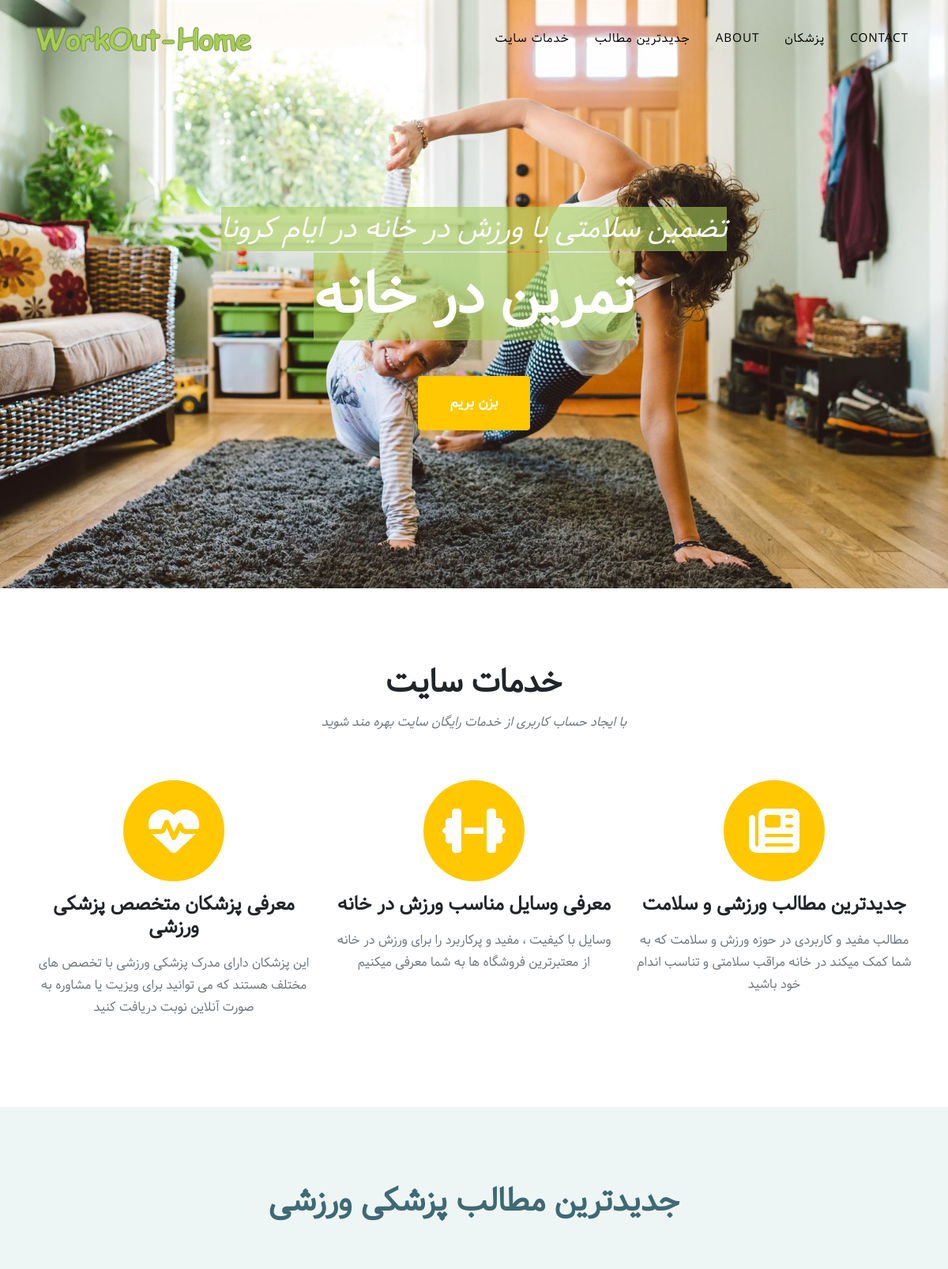
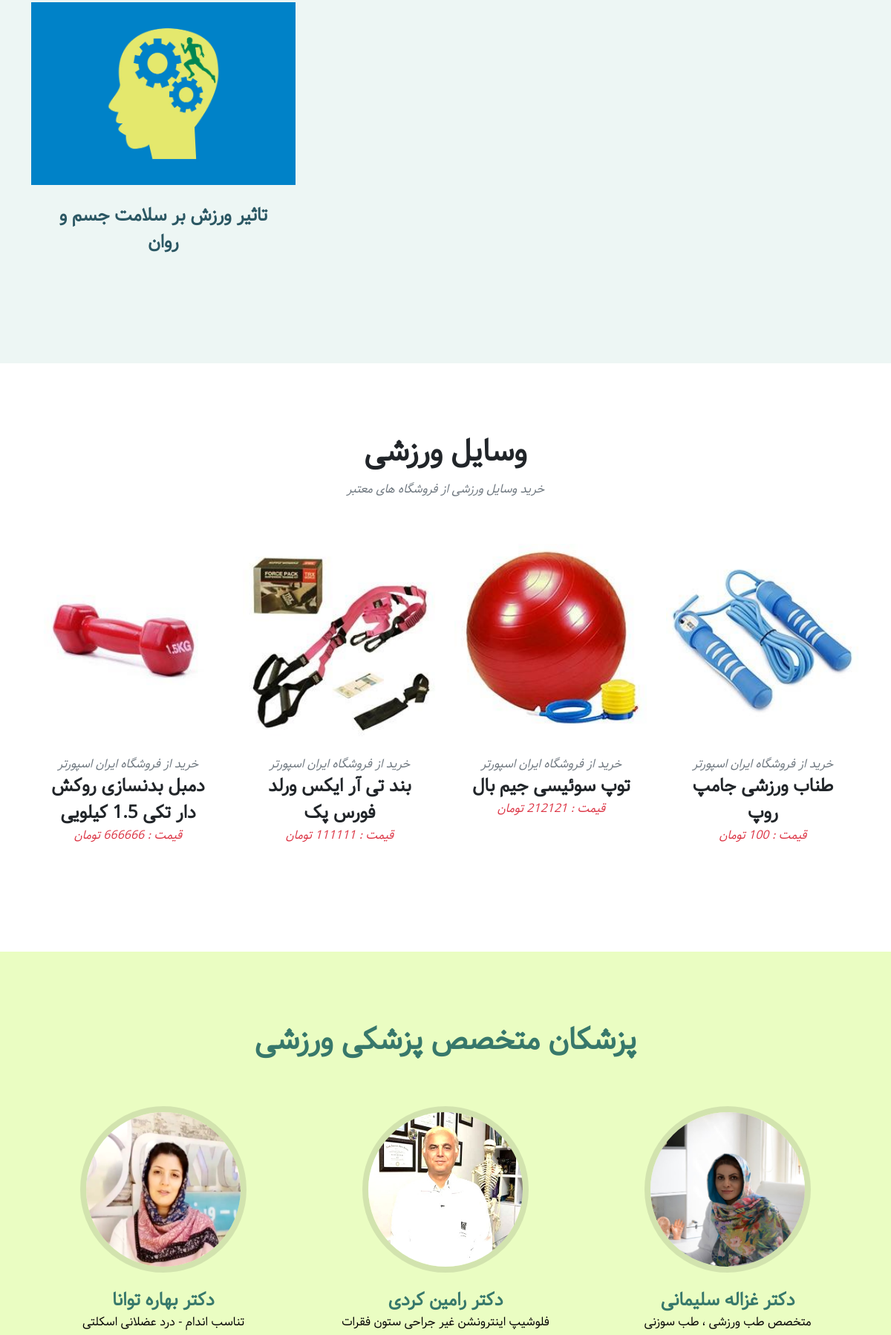
The page / (upper part) on the database its author committed (2 pictures, top to bottom).
### service/models.py (models this page shows, shortened)
class Service(models.Model):
    logo = models.CharField(max_length=200)
    title = models.CharField(max_length=200)
    descriptions = models.TextField(max_length=3000)
    created = models.DateTimeField(auto_now_add=True)
    updated = models.DateTimeField(auto_now=True)

### blog/models.py (models this page shows, shortened)
class Post(models.Model):
    category = models.ForeignKey(Category, on_delete=models.CASCADE)
    tag = models.ManyToManyField(Tag)
    title = models.CharField(max_length=500, unique=True)
    the_body = RichTextUploadingField(blank=True, null=True)
    release_datetime = models.DateTimeField(default=timezone.now)
    image_cover = models.ImageField(upload_to="blog/")
    the_url = models.SlugField(max_length=500 ,unique=True) #En {Ex: whats-is-django}

### equipment/models.py (models this page shows, shortened)
class Tool(models.Model):
    store = models.ForeignKey(Store, on_delete=models.CASCADE)
    category = models.ForeignKey(Category, on_delete=models.CASCADE)
    name = models.CharField(max_length=200)
    price = models.CharField(max_length=200)
    slug = models.SlugField(max_length=50,unique=True)
    descriptions = models.TextField(max_length=3000)
    the_link = models.URLField(null=True, blank=True, max_length=5000)
    pic = models.ImageField(null=True, blank=True, upload_to='equipments/')
    created = models.DateTimeField(auto_now_add=True)
    updated = models.DateTimeField(auto_now=True)

class Store(models.Model):
    name = models.CharField(max_length=200)
    func = models.CharField(max_length=200)
    def __str__(self):
        return self.name

### doctor/models.py (models this page shows, shortened)
class doctor(models.Model):
    name = models.CharField(max_length=200)
    title = models.CharField(max_length=200)
    the_link = models.URLField(null=True, blank=True)
    pic = models.ImageField(null=True, blank=True, upload_to='doctors/')
    created = models.DateTimeField(auto_now_add=True)
    updated = models.DateTimeField(auto_now=True)

### home/views.py (the view)
# urls.py: path('', views.home_view, name='home'),
def home(request):
    posts = Post.objects.all()
    services = Service.objects.all()
    doctors = doctor.objects.all()[::-1][:3]
    tools = Tool.objects.all()[::-1][:6]
    context = {
        'doctors' : doctors ,
        'tools' : tools ,
        'services' : services ,
        'posts':posts ,
    }
    return render(request, 'home/index.html', context)

### templates/home/index.html (shortened to what this page needs)
{% extends 'libs/base.html' %}
{% load static %}
{% block content %}
        {% include 'libs/navigation.html' %}
        <header class="masthead">
            <div class="container">
                <div class="masthead-subheading"> <span style="background-image:url('{% static "img/back-text-title.png" %}');" >تضمین سلامتی با ورزش در خانه در ایام کرونا</span> </div>
                <div class="masthead-heading text-uppercase"> <span style="background-image:url('{% static "img/back-text-title.png" %}');"> تمرین در خانه </span></div>
                <a class="btn btn-primary btn-xl text-uppercase" style="color:#fff;"  href="#services"> بزن بریم </a>
            </div>
        </header>
        <section class="page-section" id="services">
            <div class="container">
                <div class="text-center">
                    <h2 class="section-heading text-uppercase">خدمات سایت</h2>
                    <h3 class="section-subheading text-muted">با ایجاد حساب کاربری از خدمات رایگان سایت بهره مند شوید</h3>
                </div>
                <div class="row text-center">
                    {% for sv in services %}
                    <div class="col-md-4">
                        <span class="fa-stack fa-4x">
                            <i class="fas fa-circle fa-stack-2x text-primary"></i>
                            <i class="fas {{sv.logo}} fa-stack-1x fa-inverse"></i>
                        </span>
                        <h4 class="my-3">{{sv.title}}</h4>
                        <p class="text-muted">{{sv.descriptions}}</p>
                    </div>
                    {% endfor %}
                </div>
            </div>
        </section>
        <section class="page-section" style="background-color:#edf6f4;" id="portfolio">
            <div class="container">
                <div class="text-center">
                    <h2 class="section-heading" style="color:#3e6975;" >جدیدترین مطالب پزشکی ورزشی</h2>
                </div>
                <br /> <br />
                <div class="row">
                    {% for post in posts %}
                    <div class="col-lg-4 col-sm-6 mb-4">
                        <div class="portfolio-item" >
                            <img class="img-fluid" width="420" height="400" src="{{ post.image_cover.url }}" alt="..." />
                                <div class="portfolio-caption" style="background-color:transparent;">
                                    <a class="portfolio-link" id="bloglink"  href="#aaaa" >
                                        <div class="portfolio-caption-heading" >{{post.title}}</div>
                                    </a>
                                </div>
                        </div>
                    </div>
                    {% endfor %}
                </div>
            </div>
        </section>
        <section class="page-section" id="portfolio">
            <div class="container">
                <div class="text-center">
                    <h2 class="section-heading text-uppercase">وسایل ورزشی</h2>
                    <h3 class="section-subheading text-muted">خرید وسایل ورزشی از فروشگاه های معتبر</h3>
                </div>
                <div class="row">
                    {% for tl in tools %}
                    <div class="col-lg-3 col-sm-6 mb-4">
                        <div class="portfolio-item" >
                            <a class="portfolio-link" data-bs-toggle="modal" href="#{{ tl.slug }}">
                                <img class="img-fluid" width="420" height="400" src="{{ tl.pic.url }}" alt="..." />
                            </a>
                            <div class="portfolio-caption">
                                <div class="portfolio-caption-subheading text-muted">خرید از فروشگاه {{tl.store}}</div>
                                <div class="portfolio-caption-heading">{{tl.name}}</div>
                                <div class="portfolio-caption-subheading text-danger">قیمت : {{tl.price}} تومان</div>
                            </div>
                        </div>
                    </div>
                    {% endfor %}
                </div>
            </div>
        </section>
        <section class="page-section" id="team" style="background-color:#eafdc2;" >
            <div class="container">
                <div class="text-center">
                    <h2 class="section-heading text-uppercase" style="color:#37786b;">پزشکان متخصص پزشکی ورزشی</h2>
                </div>
                <div class="row">
                    {% for doct in doctors %}
                    <div class="col-lg-4">
                        <div class="team-member">
                            <img class="mx-auto rounded-circle" src="{{ doct.pic.url }}" alt="{{ doct.name }}" />
                            <h4 style="color:#37786b;">{{ doct.name }}</h4>
                            <p style="color:#000;">{{ doct.title }}</p>
                        </div>
                    </div>
                    {% endfor %}
                </div>
            </div>
        </section>
{% endblock %}

### rows shown on the page
Service: title "معرفی پزشکان متخصص پزشکی ورزشی", descriptions "این پزشکان دارای مدرک پزشکی ورزشی با تخصص های مختلف هستند که می توانید برای ویزیت یا مشاوره به صورت آنلاین نوبت دریافت کنید"
Service: title "معرفی وسایل مناسب ورزش در خانه", descriptions "وسایل با کیفیت ، مفید و پرکاربرد را برای ورزش در خانه از معتبرترین فروشگاه ها به شما معرفی میکنیم"
Service: title "جدیدترین مطالب ورزشی و سلامت", descriptions "مطالب مفید و کاربردی در حوزه ورزش و سلامت که به شما کمک میکند در خانه مراقب سلامتی و تناسب اندام خود باشید"
Post: image_cover (picture), title "تاثیر ورزش بر سلامت جسم و روان"
Tool: pic (picture), store "ایران اسپورتر", name "دمبل بدنسازی روکش دار تکی 1.5 کیلویی", price "666666"
Tool: pic (picture), store "ایران اسپورتر", name "بند تی آر ایکس ورلد فورس پک", price "111111"
Tool: pic (picture), store "ایران اسپورتر", name "توپ سوئیسی جیم بال", price "212121"
Tool: pic (picture), store "ایران اسپورتر", name "طناب ورزشی جامپ روپ", price "100"
doctor: pic (picture), name "دکتر بهاره توانا", title "تناسب اندام - درد عضلانی اسکلتی"
doctor: pic (picture), name "دکتر رامین کردی", title "فلوشیپ اینترونشن غیر جراحی ستون فقرات"
doctor: pic (picture), name "دکتر غزاله سلیمانی", title "متخصص طب ورزشی ، طب سوزنی"
